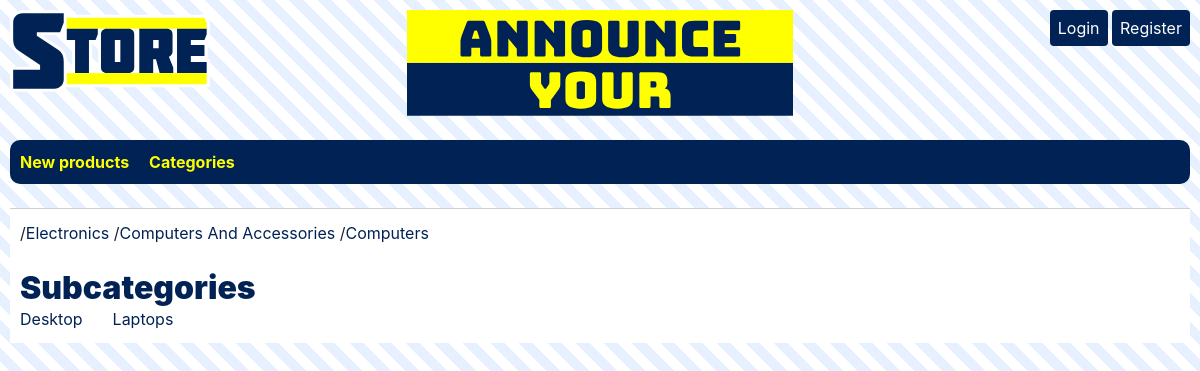
The app's page /categories/2 with its own data.
### store/models.py (models this page shows)
class Category(models.Model):
    parent = models.ForeignKey("Category", on_delete=models.CASCADE, default=None, blank=True, null=True)
    name = models.CharField(max_length=50)
    leaf = models.CharField(max_length=5)

### store/views.py (the view)
# urls.py: path("categories/<int:child_category_id>", views.categories, name="categories"),
def categories(request, child_category_id):
    category = Category.objects.get(id=child_category_id)
    categoriesPath = calculateCategoriesPath(category)
    childCategories = Category.objects.all().filter(parent=category)
    return render(request, "store/categories.html", {"categoriesPath": categoriesPath, "childCategories": childCategories})
    post.postBody = child_category_id['postBody']
    post.save()
    return JsonResponse({"message": "Post updated."}, status=201)

### store/views.py (called while the page is built)
def calculateCategoriesPath(innerCategory):
    parent = innerCategory.parent
    if parent == None:
        categoryList = [innerCategory]
        return categoryList
    else:
        categoryList = calculateCategoriesPath(parent)
        categoryList.append(innerCategory)
        return categoryList

### store/templates/store/categories.html (shortened to what this page needs)
{% extends "store/layout.html" %}
{% block body %}
    <div id="main-container">
        {% include 'store/categories_path.html' %}
        <br>
        <h2 style="margin-bottom: 0px" class="title"><b>Subcategories</b></h2>
        <div style="display: flex; flex-direction: row; flex-wrap: wrap">
            {% for category in childCategories %}
                {% if category.leaf == "true" %}
                    <a style="margin-right: 30px;" href="{% url 'category' category_id=category.id filtered='none' %}">{{ category.name }}</a>
                {% else %}
                    <a style="margin-right: 30px;" href="{% url 'categories' child_category_id=category.id %}">{{ category.name }}</a>
                {% endif %}
            {% endfor %}
        </div>
    </div>
{% endblock %}

### store/templates/store/categories_path.html
{% block content %}
    <div style="display: flex; flex-wrap: wrap;">
        {% for category in categoriesPath %}
            <p>/</p>
            {% if category.leaf == "true" %}
                <a href="{% url 'category' category_id=category.id filtered='none' %}">{{ category.name }}</a>
            {% else %}
                <a href="{% url 'categories' child_category_id=category.id %}">{{ category.name }}</a>
            {% endif %}
            <p>&nbsp</p>
        {% endfor %}
    </div>
{% endblock %}

### static/css/styles.css (style rules this page uses)
a { color:#002255; }
body { padding: 10px 10px; background: repeating-linear-gradient( 45deg, white, white 10px, #e6f0ff 10px, #e6f0ff 20px ); font-family: -apple-system,BlinkMacSystemFont,"Segoe UI",Roboto,"Helvetica Neue",Arial,"Noto Sans",sans-serif,"Apple Color Emoji","Segoe UI Emoji","Segoe UI Symbol","Noto Color Emoji"; }
html { min-height: 100%; }
p { margin: 0 0; }
#main-container { background: white; padding: 12px 10px; }
.title { color: #002255; font-weight: bold; margin-bottom: 0px }

### records on screen
Category: name "Electronics"
Category: name "Computers And Accessories"
Category: name "Computers"
Category: name "Desktop"
Category: name "Laptops"
